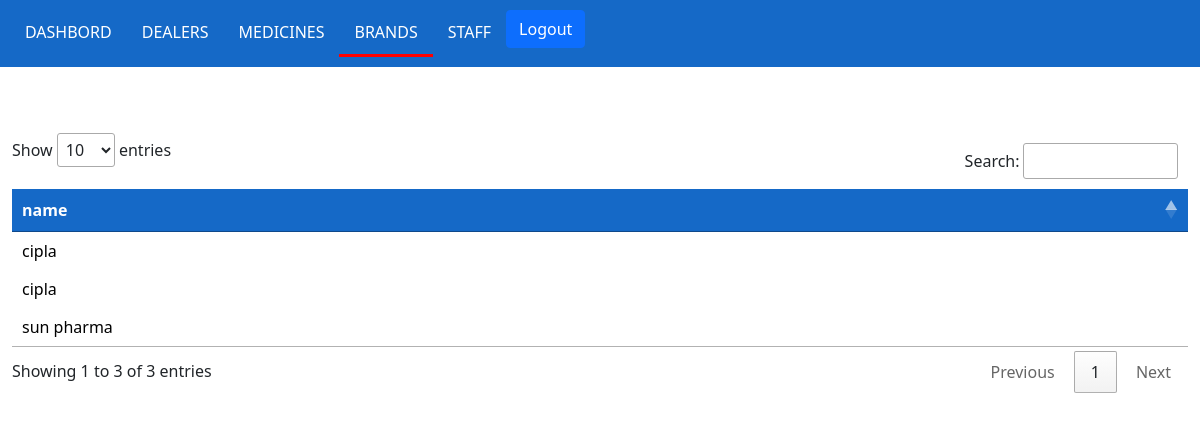
The app's page /brands (signed in), older data.
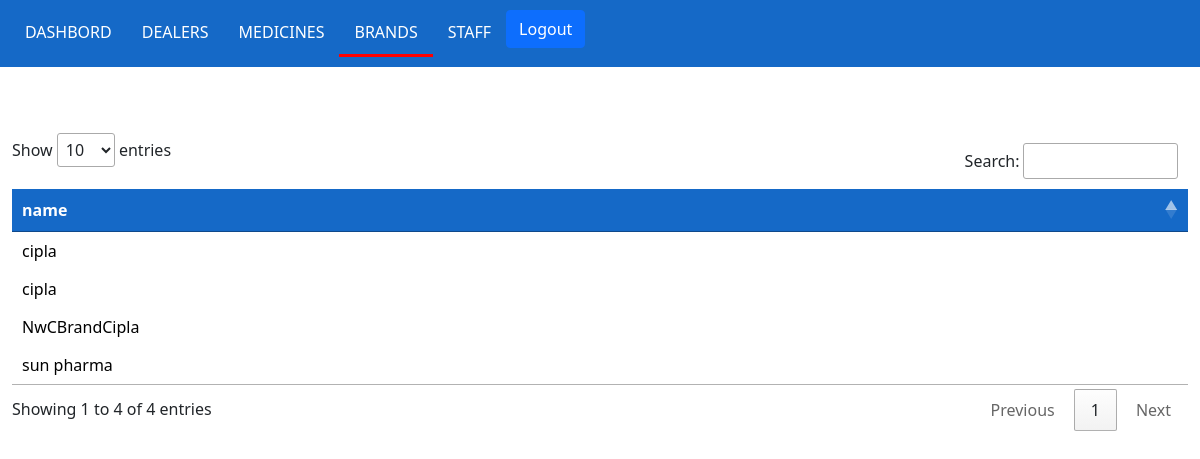
The same page, newer data.
### backstore/models.py (models this page shows, shortened)
class Brand(models.Model):
	name = models.CharField(max_length=200)

### backstore/views.py (the view)
# urls.py: path('brands', views.brands, name='brands'),
def brands(request):
	if not request.session.get('user_logged_in'):
		return redirect('/user')
	brands = Brand.objects.all()
	template = loader.get_template('brands.html')
	data = {
		'brands': brands
		}
	return HttpResponse(template.render(data,request))

### backstore/templates/brands.html
{%extends 'layouts/master.html' %}
{% block content %}
	<table >
		<thead>
			<tr>
				<th>name</th>
			</tr>
		</thead>
		<tbody>
			{% for brand in brands %}
			<tr>
				<td>{{ brand.name }}</td>
			</tr>
			{% endfor %}
		</tbody>
	</table>
{% endblock %}

Row changes from the older to the newer data that the page shows:
added Brand: name "NwCBrandCipla"
Text that changed along with them:
text written by a page script: "Show entries Search: Showing 1 to 3 of 3 entries Previous 1 Next" → "Show entries Search: Showing 1 to 4 of 4 entries Previous 1 Next"
